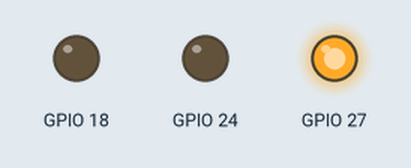
Simulated run of this program. Board: Raspberry Pi (BCM pin numbers). Shown: output pins drawn as LEDs (lit = HIGH).

Above: at 1.0 s.
At 3.0 s:
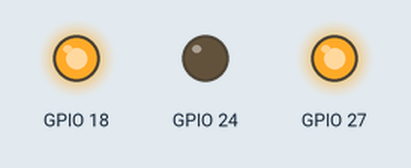
At 5.5 s:
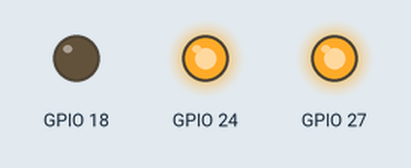
At 7.0 s:
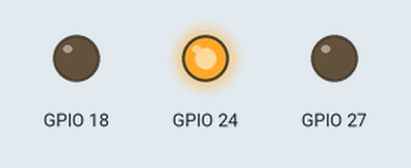
Timing chart, 0 to 10.4 s (numbered marks = the images above):
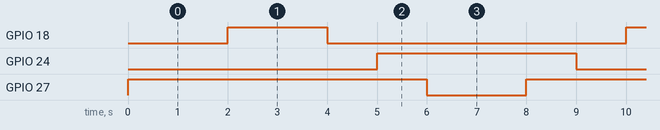

Measured:
- by itself, GPIO 18: alternates HIGH for 2.0 s and LOW for 6.0 s
- by itself, GPIO 24: alternates HIGH for 4.0 s and LOW for 4.0 s
- by itself, GPIO 27: alternates HIGH for 6.0 s and LOW for 2.0 s

The program:

cycle.py
```python
import RPi.GPIO as GPIO
import time
GPIO.setmode(GPIO.BCM)
GPIO.setup(24,GPIO.OUT)
GPIO.setup(18,GPIO.OUT)
GPIO.setup(27,GPIO.OUT)
while True:
    GPIO.output(27,GPIO.HIGH)
    time.sleep(1)
    GPIO.output(24,GPIO.LOW)
    time.sleep(1)
    GPIO.output(18,GPIO.HIGH)
    time.sleep(2)
    GPIO.output(18,GPIO.LOW)
    time.sleep(1)
    GPIO.output(24,GPIO.HIGH)
    time.sleep(1)
    GPIO.output(27,GPIO.LOW)
    time.sleep(2)
```
